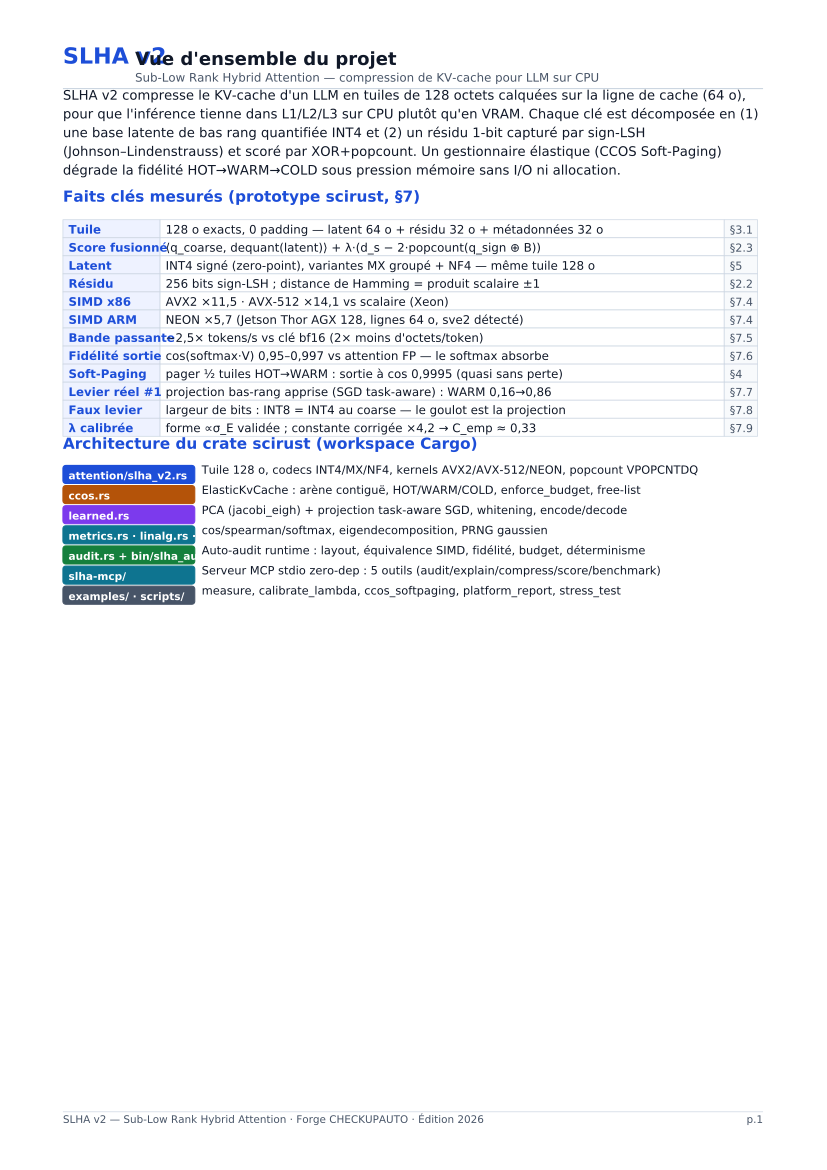

Write the Python code that produced this figure.
#!/usr/bin/env python3
# -*- coding: utf-8 -*-
"""
SLHA v2 — Schéma de principe + logigramme + plan d'amélioration (PDF vectoriel).

Génère docs/SLHAv2_schema_plan.pdf avec reportlab :
  p1  Vue d'ensemble du projet
  p2  Schéma de principe (data-flow d'encodage / score / tuile / Soft-Paging)
  p3  Logigramme (flow d'exécution : encode, budget, score)
  p4+ Plan d'amélioration (axes priorisés + roadmap + grounding littérature)
"""

import os
from reportlab.lib.pagesizes import A4
from reportlab.lib.units import mm
from reportlab.lib import colors
from reportlab.pdfgen import canvas
from reportlab.pdfbase import pdfmetrics
from reportlab.pdfbase.ttfonts import TTFont

# ----------------------------------------------------------------------------
# Fonts: try to register a Unicode TTF so accents + Greek render. Fall back to
# the built-in Helvetica which *is* Latin-1 (covers French accents) — fine.
# ----------------------------------------------------------------------------
def _register_fonts():
    candidates = [
        ("DejaVuSans", "/usr/share/fonts/truetype/dejavu/DejaVuSans.ttf"),
        ("DejaVuSans-Bold", "/usr/share/fonts/truetype/dejavu/DejaVuSans-Bold.ttf"),
    ]
    registered = {}
    for name, path in candidates:
        if os.path.exists(path):
            try:
                pdfmetrics.registerFont(TTFont(name, path))
                registered[name] = path
            except Exception:
                pass
    if "DejaVuSans" in registered and "DejaVuSans-Bold" in registered:
        return "DejaVuSans", "DejaVuSans-Bold"
    return "Helvetica", "Helvetica-Bold"

REG, REGB = _register_fonts()

# ----------------------------------------------------------------------------
# Palette
# ----------------------------------------------------------------------------
INK      = colors.HexColor("#101828")
SUB      = colors.HexColor("#475467")
ACCENT   = colors.HexColor("#1d4ed8")   # blue
ACCENT2  = colors.HexColor("#0e7490")   # teal
HOT      = colors.HexColor("#b45309")   # amber
WARM     = colors.HexColor("#9a3412")   # orange-red
COLD     = colors.HexColor("#475467")   # grey
LATENT   = colors.HexColor("#1d4ed8")
RESID    = colors.HexColor("#7c3aed")   # purple
META     = colors.HexColor("#0e7490")
GREEN    = colors.HexColor("#15803d")
RED      = colors.HexColor("#b91c1c")
PAPER    = colors.HexColor("#ffffff")
PANEL    = colors.HexColor("#f8fafc")
PANEL2   = colors.HexColor("#eef2ff")
GRID     = colors.HexColor("#cbd5e1")

PAGE_W, PAGE_H = A4
MARGIN = 16 * mm

# ----------------------------------------------------------------------------
# Low-level drawing helpers
# ----------------------------------------------------------------------------
class C:
    def __init__(self, path):
        self.c = canvas.Canvas(path, pagesize=A4)
        self.c.setTitle("SLHA v2 — Schéma, logigramme, plan d'amélioration")
        self.c.setAuthor("Forge CHECKUPAUTO")
        self.page = 1

    def _font(self, bold=False, size=10):
        self.c.setFont(REGB if bold else REG, size)

    def text(self, x, y, s, bold=False, size=10, color=INK, align="left"):
        self._font(bold, size)
        self.c.setFillColor(color)
        if align == "left":
            self.c.drawString(x, y, s)
        elif align == "center":
            self.c.drawCentredString(x, y, s)
        elif align == "right":
            self.c.drawRightString(x, y, s)
        return y

    def wraptext(self, x, y, s, max_w, bold=False, size=10, color=INK, leading=None):
        """Naive word-wrap on pixel width. Returns new y (below last line)."""
        if leading is None:
            leading = size * 1.35
        self._font(bold, size)
        self.c.setFillColor(color)
        words = s.split()
        line = ""
        for w in words:
            trial = (line + " " + w).strip()
            if pdfmetrics.stringWidth(trial, REGB if bold else REG, size) <= max_w:
                line = trial
            else:
                self.c.drawString(x, y, line)
                y -= leading
                line = w
        if line:
            self.c.drawString(x, y, line)
            y -= leading
        return y

    def rect(self, x, y, w, h, fill=None, stroke=INK, sw=0.8, radius=0):
        if fill is not None:
            self.c.setFillColor(fill)
        self.c.setStrokeColor(stroke)
        self.c.setLineWidth(sw)
        if radius:
            self.c.roundRect(x, y, w, h, radius, stroke=1, fill=1 if fill is not None else 0)
        else:
            self.c.rect(x, y, w, h, stroke=1, fill=1 if fill is not None else 0)

    def box(self, x, y, w, h, title, sub=None, fill=PANEL, stroke=INK, tcolor=INK,
            scolor=SUB, tsize=9, ssize=7.5, radius=4, sw=0.9):
        self.rect(x, y, w, h, fill=fill, stroke=stroke, sw=sw, radius=radius)
        ty = y + h - tsize - 5
        self.text(x + w / 2, ty, title, bold=True, size=tsize, color=tcolor, align="center")
        if sub:
            self.wraptext_center(x + 4, ty - ssize - 3, w - 8, sub, size=ssize, color=scolor)

    def wraptext_center(self, x, y, max_w, s, bold=False, size=9, color=SUB, leading=None):
        if leading is None:
            leading = size * 1.3
        self._font(bold, size)
        self.c.setFillColor(color)
        words = s.split()
        line = ""
        lines = []
        for w in words:
            trial = (line + " " + w).strip()
            if pdfmetrics.stringWidth(trial, REGB if bold else REG, size) <= max_w:
                line = trial
            else:
                lines.append(line)
                line = w
        if line:
            lines.append(line)
        # draw centered, starting at y going down
        for ln in lines:
            self.c.drawCentredString(x + max_w / 2, y, ln)
            y -= leading
        return y

    def arrow(self, x1, y1, x2, y2, color=INK, sw=1.1, dashed=False, head=5):
        self.c.setStrokeColor(color)
        self.c.setFillColor(color)
        self.c.setLineWidth(sw)
        if dashed:
            self.c.setDash(3, 2)
        self.c.line(x1, y1, x2, y2)
        self.c.setDash()
        # arrowhead
        import math
        ang = math.atan2(y2 - y1, x2 - x1)
        bx, by = x2 - head * math.cos(ang), y2 - head * math.sin(ang)
        left = (bx + head * 0.55 * math.cos(ang + math.pi / 2),
                by + head * 0.55 * math.sin(ang + math.pi / 2))
        right = (bx + head * 0.55 * math.cos(ang - math.pi / 2),
                 by + head * 0.55 * math.sin(ang - math.pi / 2))
        p = self.c.beginPath()
        p.moveTo(x2, y2)
        p.lineTo(*left)
        p.lineTo(*right)
        p.close()
        self.c.drawPath(p, stroke=0, fill=1)

    def diamond(self, cx, cy, w, h, text, fill=PANEL2, stroke=ACCENT, tsize=8.5):
        self.c.setFillColor(fill)
        self.c.setStrokeColor(stroke)
        self.c.setLineWidth(1.0)
        p = self.c.beginPath()
        p.moveTo(cx, cy + h / 2)
        p.lineTo(cx + w / 2, cy)
        p.lineTo(cx, cy - h / 2)
        p.lineTo(cx - w / 2, cy)
        p.close()
        self.c.drawPath(p, stroke=1, fill=1)
        self.wraptext_center(cx - w / 2 + 6, cy - 2, w - 12, text, bold=True,
                             size=tsize, color=INK, leading=tsize * 1.2)

    def header(self, title, subtitle=None):
        top = PAGE_H - MARGIN
        self.text(MARGIN, top, "SLHA v2", bold=True, size=16, color=ACCENT)
        self.text(MARGIN + 52, top - 1, title, bold=True, size=13, color=INK)
        if subtitle:
            self.text(MARGIN + 52, top - 13, subtitle, size=8.5, color=SUB)
        # rule
        self.c.setStrokeColor(GRID)
        self.c.setLineWidth(0.8)
        self.c.line(MARGIN, top - 18, PAGE_W - MARGIN, top - 18)

    def footer(self):
        self.c.setStrokeColor(GRID)
        self.c.setLineWidth(0.5)
        self.c.line(MARGIN, MARGIN - 4, PAGE_W - MARGIN, MARGIN - 4)
        self._font(False, 7.5)
        self.c.setFillColor(SUB)
        self.c.drawString(MARGIN, MARGIN - 12,
                          "SLHA v2 — Sub-Low Rank Hybrid Attention · Forge CHECKUPAUTO · Édition 2026")
        self.c.drawRightString(PAGE_W - MARGIN, MARGIN - 12, f"p.{self.page}")
        self.page += 1

    def showpage(self):
        self.footer()
        self.c.showPage()

    def save(self):
        self.c.save()


# ===========================================================================
# PAGE 1 — Vue d'ensemble
# ===========================================================================
def page_overview(c: C):
    c.header("Vue d'ensemble du projet",
             "Sub-Low Rank Hybrid Attention — compression de KV-cache pour LLM sur CPU")
    x0 = MARGIN
    y = PAGE_H - MARGIN - 26

    intro = ("SLHA v2 compresse le KV-cache d'un LLM en tuiles de 128 octets calquées sur la "
             "ligne de cache (64 o), pour que l'inférence tienne dans L1/L2/L3 sur CPU plutôt "
             "qu'en VRAM. Chaque clé est décomposée en (1) une base latente de bas rang "
             "quantifiée INT4 et (2) un résidu 1-bit capturé par sign-LSH (Johnson–Lindenstrauss) "
             "et scoré par XOR+popcount. Un gestionnaire élastique (CCOS Soft-Paging) dégrade la "
             "fidélité HOT→WARM→COLD sous pression mémoire sans I/O ni allocation.")
    y = c.wraptext(x0, y, intro, PAGE_W - 2 * MARGIN, size=9.5, color=INK, leading=13.5)
    y -= 6

    # Key facts table
    c.text(x0, y, "Faits clés mesurés (prototype scirust, §7)", bold=True, size=11, color=ACCENT)
    y -= 14
    rows = [
        ("Tuile", "128 o exacts, 0 padding — latent 64 o + résidu 32 o + métadonnées 32 o", "§3.1"),
        ("Score fusionné", "⟨q_coarse, dequant(latent)⟩ + λ·(d_s − 2·popcount(q_sign ⊕ B))", "§2.3"),
        ("Latent", "INT4 signé (zero-point), variantes MX groupé + NF4 — même tuile 128 o", "§5"),
        ("Résidu", "256 bits sign-LSH ; distance de Hamming = produit scalaire ±1", "§2.2"),
        ("SIMD x86", "AVX2 ×11,5 · AVX-512 ×14,1 vs scalaire (Xeon)", "§7.4"),
        ("SIMD ARM", "NEON ×5,7 (Jetson Thor AGX 128, lignes 64 o, sve2 détecté)", "§7.4"),
        ("Bande passante", "~2,5× tokens/s vs clé bf16 (2× moins d'octets/token)", "§7.5"),
        ("Fidélité sortie", "cos(softmax·V) 0,95–0,997 vs attention FP — le softmax absorbe", "§7.6"),
        ("Soft-Paging", "pager ½ tuiles HOT→WARM : sortie à cos 0,9995 (quasi sans perte)", "§4"),
        ("Levier réel #1", "projection bas-rang apprise (SGD task-aware) : WARM 0,16→0,86", "§7.7"),
        ("Faux levier", "largeur de bits : INT8 = INT4 au coarse — le goulot est la projection", "§7.8"),
        ("λ calibrée", "forme ∝σ_E validée ; constante corrigée ×4,2 → C_emp ≈ 0,33", "§7.9"),
    ]
    colw = [70, PAGE_W - 2 * MARGIN - 70 - 28, 24]
    for label, val, ref in rows:
        c.rect(x0, y - 12, colw[0], 13, fill=PANEL2, stroke=GRID, sw=0.5)
        c.rect(x0 + colw[0], y - 12, colw[1], 13, fill=PAPER, stroke=GRID, sw=0.5)
        c.rect(x0 + colw[0] + colw[1], y - 12, colw[2], 13, fill=PANEL, stroke=GRID, sw=0.5)
        c.text(x0 + 4, y - 9, label, bold=True, size=8.5, color=ACCENT)
        c.text(x0 + colw[0] + 4, y - 9, val, size=8.5, color=INK)
        c.text(x0 + colw[0] + colw[1] + 4, y - 9, ref, size=8, color=SUB)
        y -= 13
    y -= 8

    # Components map
    c.text(x0, y, "Architecture du crate scirust (workspace Cargo)", bold=True, size=11, color=ACCENT)
    y -= 14
    mods = [
        ("attention/slha_v2.rs", "Tuile 128 o, codecs INT4/MX/NF4, kernels AVX2/AVX-512/NEON, popcount VPOPCNTDQ", LATENT),
        ("ccos.rs", "ElasticKvCache : arène contiguë, HOT/WARM/COLD, enforce_budget, free-list", HOT),
        ("learned.rs", "PCA (jacobi_eigh) + projection task-aware SGD, whitening, encode/decode", RESID),
        ("metrics.rs · linalg.rs · rng.rs", "cos/spearman/softmax, eigendecomposition, PRNG gaussien", META),
        ("audit.rs + bin/slha_audit.rs", "Auto-audit runtime : layout, équivalence SIMD, fidélité, budget, déterminisme", GREEN),
        ("slha-mcp/", "Serveur MCP stdio zero-dep : 5 outils (audit/explain/compress/score/benchmark)", ACCENT2),
        ("examples/ · scripts/", "measure, calibrate_lambda, ccos_softpaging, platform_report, stress_test", SUB),
    ]
    for name, desc, col in mods:
        c.rect(x0, y - 11, 95, 13, fill=col, stroke=col, radius=2)
        c.text(x0 + 4, y - 8, name, bold=True, size=7.6, color=PAPER)
        c.wraptext(x0 + 100, y - 4, desc, PAGE_W - 2 * MARGIN - 100, size=8.2, color=INK, leading=10)
        y -= 14.5

    c.showpage()


# ===========================================================================
# PAGE 2 — Schéma de principe
# ===========================================================================
def page_principle(c: C):
    c.header("Schéma de principe", "Flux de données : encodage clé, chemin requête, score fusionné, tuile, Soft-Paging")
    W = PAGE_W - 2 * MARGIN

    # ---- Encodage d'une clé (gauche) -------------------------------------
    ytop = PAGE_H - MARGIN - 30
    c.text(MARGIN, ytop, "① Encodage d'une clé K_j (par tête n)", bold=True, size=10, color=ACCENT)
    enc_x = MARGIN
    enc_y = ytop - 14
    bw, bh = 92, 16

    boxes_enc = [
        (enc_x, enc_y,            "Vecteur clé K_j ∈ ℝ^d", "d_model (ex. 256-1024)"),
        (enc_x, enc_y - 30,       "Projection bas-rang W_down", "→ h_KV ∈ ℝ^{d_c=128}"),
        (enc_x, enc_y - 60,       "Quantification INT4 (MX/NF4)", "64 o, 8 échelles de groupe"),
        (enc_x, enc_y - 90,       "Reconstruction K_coarse", "W_up,K^(n) · h_KV"),
        (enc_x, enc_y - 122,      "Résidu  E = K_real − K_coarse", "énergie laissée par la base"),
        (enc_x, enc_y - 152,      "Projection JL aléatoire  Z · E", "Z ∈ ℝ^{256×d}, fixe au démarrage"),
        (enc_x, enc_y - 182,      "Signe  B = sign(Z·E) ∈ {±1}^{256}", "→ bitmap 32 o (4×u64)"),
    ]
    for x, yb, t, s in boxes_enc:
        fill = PANEL2 if "INT4" in t else (colors.HexColor("#f3e8ff") if "sign" in t.lower() or "JL" in t or "Résidu" in t else PANEL)
        c.box(x, yb - bh, bw, bh, t, s, fill=fill, tsize=8.5, ssize=7)
    # arrows down
    for i in range(len(boxes_enc) - 1):
        x1, y1 = boxes_enc[i][0] + bw / 2, boxes_enc[i][1] - bh
        x2, y2 = boxes_enc[i + 1][0] + bw / 2, boxes_enc[i + 1][1] - 2
        c.arrow(x1, y1, x2, y2, color=ACCENT, sw=1.2)

    # ---- Chemin requête (droite) -----------------------------------------
    qx = MARGIN + W - bw
    c.text(qx, ytop, "② Chemin requête Q_i (par tête n)", bold=True, size=10, color=ACCENT2)
    boxes_q = [
        (qx, enc_y,            "Requête Q_i ∈ ℝ^d", "même d_model"),
        (qx, enc_y - 30,       "q_coarse = Q·W_up,K^(n)", "∈ ℝ^{128} (espace latent)"),
        (qx, enc_y - 60,       "q_sign = sign(Q · Zᵀ)", "∈ {±1}^{256} → 4×u64"),
    ]
    for x, yb, t, s in boxes_q:
        c.box(x, yb - bh, bw, bh, t, s, fill=colors.HexColor("#ecfeff"), tcolor=ACCENT2, tsize=8.5, ssize=7)
    for i in range(len(boxes_q) - 1):
        x1, y1 = boxes_q[i][0] + bw / 2, boxes_q[i][1] - bh
        x2, y2 = boxes_q[i + 1][0] + bw / 2, boxes_q[i + 1][1] - 2
        c.arrow(x1, y1, x2, y2, color=ACCENT2, sw=1.2)

    # ---- Score fusionné (centre) -----------------------------------------
    sx = MARGIN + W / 2
    sy = enc_y - 95
    sw, sh = 150, 64
    c.rect(sx - sw / 2, sy - sh / 2, sw, sh, fill=colors.HexColor("#fef9c3"),
           stroke=colors.HexColor("#a16207"), sw=1.2, radius=6)
    c.text(sx, sy + sh / 2 - 12, "③ Score fusionné (eq. 2.3)", bold=True, size=9, color=colors.HexColor("#713f12"), align="center")
    c.wraptext_center(sx - sw / 2 + 6, sy + sh / 2 - 24, sw - 12,
                      "coarse = ⟨q_coarse, dequant(latent)⟩", size=8.3, color=INK)
    c.wraptext_center(sx - sw / 2 + 6, sy + sh / 2 - 35, sw - 12,
                      "+ λ·(d_s − 2·popcount(q_sign ⊕ B))", size=8.3, color=RESID, bold=True)
    c.wraptext_center(sx - sw / 2 + 6, sy + sh / 2 - 48, sw - 12,
                      "WARM → terme binaire droppé (λ=0)", size=7.3, color=SUB)
    # arrows from latent (enc box 3) and bitmap (enc box 7) into score
    c.arrow(boxes_enc[2][0] + bw, boxes_enc[2][1] - bh / 2, sx - sw / 2, sy + 6, color=LATENT, sw=1.0)
    c.arrow(boxes_enc[6][0] + bw, boxes_enc[6][1] - bh / 2, sx - sw / 2, sy - 6, color=RESID, sw=1.0)
    # arrows from query side
    c.arrow(boxes_q[1][0], boxes_q[1][1] - bh / 2, sx + sw / 2, sy + 6, color=ACCENT2, sw=1.0)
    c.arrow(boxes_q[2][0], boxes_q[2][1] - bh / 2, sx + sw / 2, sy - 6, color=ACCENT2, sw=1.0)

    # ---- Tuile mémoire (bas) --------------------------------------------
    ty = enc_y - 215
    c.text(MARGIN, ty, "④ Tuile SLHA v2 — 128 octets = 2 lignes de cache (align 64/128)", bold=True, size=10, color=ACCENT)
    ty -= 12
    tile_y = ty - 40
    tile_h = 34
    segs = [
        (64, "Latent INT4  64 o", "d_c=128 → 64 o (1 ligne pleine)", LATENT, PAPER),
        (32, "Résidu 1-bit  32 o", "256 bits = 4×u64 (AVX-512 / NEON)", RESID, PAPER),
        (32, "Métadonnées  32 o", "scale, λ, σ_E, token, pos, head, flags, group_scales", META, PAPER),
    ]
    tx = MARGIN
    total = sum(s[0] for s in segs)
    scale = (W) / total
    for w, label, sub, col, fill in segs:
        pw = w * scale
        c.rect(tx, tile_y, pw, tile_h, fill=fill, stroke=col, sw=1.2)
        c.rect(tx, tile_y + tile_h, pw, 5, fill=col, stroke=col)
        c.wraptext_center(tx + 3, tile_y + tile_h - 10, pw - 6, label, bold=True, size=8, color=col)
        c.wraptext_center(tx + 3, tile_y + tile_h - 22, pw - 6, sub, size=6.6, color=SUB, leading=8)
        tx += pw
    # cache line markers
    c.c.setStrokeColor(GRID)
    c.c.setLineWidth(0.5)
    c.c.setDash(2, 2)
    half = W / 2
    c.c.line(MARGIN + half, tile_y - 3, MARGIN + half, tile_y + tile_h + 8)
    c.c.setDash()
    c.text(MARGIN, tile_y - 10, "ligne 0 (64 o)", size=6.8, color=SUB)
    c.text(MARGIN + half + 2, tile_y - 10, "ligne 1 (64 o)", size=6.8, color=SUB)

    # ---- Soft-Paging (bas droit / bande) --------------------------------
    py = tile_y - 28
    c.text(MARGIN, py, "⑤ CCOS Soft-Paging — élasticité de fidélité sous budget mémoire",
           bold=True, size=10, color=HOT)
    py -= 16
    state_w, state_h = (W - 30) / 3, 46
    states = [
        ("HOT", "latent 4-bit + résidu 1-bit", "128 o · L1/L2", HOT, colors.HexColor("#fffbeb")),
        ("WARM", "latent seul (résidu droppé, λ=0)", "96 o · L3/DRAM (−25 %)", WARM, colors.HexColor("#fff7ed")),
        ("COLD", "slot recyclé (snapshot EventLog)", "0 o · disque chiffré", COLD, colors.HexColor("#f1f5f9")),
    ]
    sxp = MARGIN
    for i, (t, s, f, col, fill) in enumerate(states):
        c.box(sxp, py - state_h, state_w, state_h, t, f"\n{s}", fill=fill, stroke=col, sw=1.3,
              tsize=11, ssize=7.6, tcolor=col, radius=5)
        if i < 2:
            ax = sxp + state_w
            c.arrow(ax + 1, py - state_h / 2, ax + 9, py - state_h / 2, color=HOT, sw=1.4, head=5)
            c.text(ax + 2, py - state_h / 2 + 7, "page_out" if i == 0 else "evict", size=6.6, color=HOT, bold=True)
        sxp += state_w + 15

    c.showpage()


# ===========================================================================
# PAGE 3 — Logigramme (runtime flow)
# ===========================================================================
def page_flowchart(c: C):
    c.header("Logigramme d'exécution", "Boucle de génération : encodage, gestion budget, scoring, dispatch SIMD")
    W = PAGE_W - 2 * MARGIN

    # Swimlane columns
    col_enc = MARGIN + 4
    col_bud = MARGIN + W * 0.40
    col_scr = MARGIN + W * 0.72
    lane_top = PAGE_H - MARGIN - 28

    # lane headers
    for x, t, col in [(col_enc, "Encodage / insertion", LATENT),
                      (col_bud, "Gestion mémoire (CCOS)", HOT),
                      (col_scr, "Scoring & sortie", ACCENT2)]:
        c.c.setFillColor(col)
        c.c.setStrokeColor(col)
        c.c.setLineWidth(0.6)
        c.rect(x - 4, lane_top - 4, W * 0.27, 14, fill=col, stroke=col, radius=3)
        c.text(x + (W * 0.27) / 2 - 4, lane_top - 1, t, bold=True, size=8.6, color=PAPER, align="center")

    # ---------- ENCODAGE lane ----------
    y = lane_top - 26
    proc_w, proc_h = W * 0.27, 22
    enc_steps = [
        "Nouveau jeton → K_j, V_j (par tête)",
        "h_KV = W_down · K_j   (projection bas-rang)",
        "Quantification INT4/MX/NF4 → 64 o",
        "E = K_j − K_coarse ;  B = sign(Z·E)",
        "σ_E, λ = C·σ_E   (calibration §7.9)",
        "insert() → arène, slot réutilisé si COLD",
    ]
    centers_enc = []
    for s in enc_steps:
        c.rect(col_enc - 4, y - proc_h, proc_w, proc_h, fill=PANEL2, stroke=LATENT, sw=0.9, radius=4)
        c.wraptext_center(col_enc - 2, y - 8, proc_w - 4, s, size=7.8, color=INK, leading=8.6)
        centers_enc.append((col_enc + proc_w / 2 - 4, y))
        y -= proc_h + 8
    for i in range(len(centers_enc) - 1):
        c.arrow(centers_enc[i][0], centers_enc[i][1] - proc_h,
                centers_enc[i + 1][0], centers_enc[i + 1][1], color=LATENT, sw=1.0)

    # arrow from encodage last to scoring lane (top) — long curved via budget lane top
    c.arrow(centers_enc[-1][0] + proc_w / 2, centers_enc[-1][1] - proc_h / 2,
            col_bud - 8, lane_top - 8, color=SUB, sw=0.9, dashed=True)

    # ---------- BUDGET lane ----------
    yb = lane_top - 26
    bud_w = W * 0.27
    # decision: live_bytes > budget ?
    c.diamond(col_bud + bud_w / 2 - 4, yb - 26, 70, 30, "live_bytes\n> budget ?", fill=colors.HexColor("#fef3c7"),
              stroke=HOT, tsize=7.6)
    # Non branch -> straight down (no action)
    c.text(col_bud + bud_w / 2 - 4 + 40, yb - 28, "non", size=7, color=GREEN, bold=True)
    # Oui branch -> page out policy
    yb2 = yb - 70
    c.rect(col_bud - 4, yb2 - proc_h, bud_w, proc_h, fill=PANEL, stroke=HOT, sw=0.9, radius=4)
    c.wraptext_center(col_bud - 2, yb2 - 8, bud_w - 4,
                      "page_out HOT→WARM : plus faible σ_E d'abord (LowestImpactFirst)",
                      size=7.4, color=INK, leading=8.4)
    c.text(col_bud + bud_w / 2 - 4 - 40, yb - 30, "oui", size=7, color=HOT, bold=True)
    c.arrow(col_bud + bud_w / 2 - 4, yb - 41, col_bud + bud_w / 2 - 4, yb2, color=HOT, sw=1.0)

    # second decision: still over budget?
    yb3 = yb2 - 44
    c.diamond(col_bud + bud_w / 2 - 4, yb3, 70, 28, "encore\n> budget ?", fill=colors.HexColor("#fee2e2"),
              stroke=RED, tsize=7.6)
    c.arrow(col_bud + bud_w / 2 - 4, yb2 - proc_h, col_bud + bud_w / 2 - 4, yb3 + 14, color=HOT, sw=1.0)

    # evict
    yb4 = yb3 - 50
    c.rect(col_bud - 4, yb4 - proc_h, bud_w, proc_h, fill=colors.HexColor("#fef2f2"), stroke=RED, sw=0.9, radius=4)
    c.wraptext_center(col_bud - 2, yb4 - 8, bud_w - 4,
                      "evict() → COLD : plus ancien d'abord (causal), slot recyclé",
                      size=7.4, color=INK, leading=8.4)
    c.text(col_bud + bud_w / 2 - 4 - 40, yb3 - 4, "oui", size=7, color=RED, bold=True)
    c.arrow(col_bud + bud_w / 2 - 4, yb3 - 14, col_bud + bud_w / 2 - 4, yb4, color=RED, sw=1.0)
    c.text(col_bud + bud_w / 2 - 4 + 40, yb3 - 4, "non", size=7, color=GREEN, bold=True)

    # O(1) masking note
    c.wraptext(col_bud - 4, yb4 - proc_h - 8,
               "page_out = O(1) : zero 32 o + drapeau, sans I/O ni allocation",
               bud_w + 8, size=7, color=SUB, leading=8.5)

    # ---------- SCORING lane ----------
    ys = lane_top - 26
    scr_w = W * 0.27
    scr_steps = [
        "Requête Q_i → q_coarse, q_sign",
        "Pour chaque tuile live (non COLD) :",
    ]
    centers_scr = []
    for s in scr_steps:
        c.rect(col_scr - 4, ys - proc_h, scr_w, proc_h, fill=colors.HexColor("#ecfeff"), stroke=ACCENT2, sw=0.9, radius=4)
        c.wraptext_center(col_scr - 2, ys - 8, scr_w - 4, s, size=7.8, color=INK, leading=8.6)
        centers_scr.append((col_scr + scr_w / 2 - 4, ys))
        ys -= proc_h + 8

    # decision: tile WARM ?
    c.diamond(col_scr + scr_w / 2 - 4, ys - 22, 64, 28, "tile WARM ?", fill=PANEL, stroke=ACCENT2, tsize=7.8)
    ys -= 50
    # yes -> coarse only
    c.rect(col_scr - 4, ys - proc_h, scr_w, proc_h, fill=colors.HexColor("#fff7ed"), stroke=WARM, sw=0.9, radius=4)
    c.wraptext_center(col_scr - 2, ys - 8, scr_w - 4, "score = terme coarse seul (résidu droppé)", size=7.4, color=INK, leading=8.4)
    c.text(col_scr + scr_w / 2 - 4 - 36, ys + 14, "oui", size=7, color=WARM, bold=True)
    c.arrow(col_scr + scr_w / 2 - 4, ys + 22, col_scr + scr_w / 2 - 4, ys, color=WARM, sw=1.0)

    # no -> dispatch SIMD
    ys -= proc_h + 10
    c.text(col_scr + scr_w / 2 - 4 + 36, ys + proc_h + 18, "non", size=7, color=ACCENT2, bold=True)
    c.rect(col_scr - 4, ys - proc_h, scr_w, proc_h, fill=PANEL2, stroke=ACCENT2, sw=0.9, radius=4)
    c.wraptext_center(col_scr - 2, ys - 8, scr_w - 4, "compute_score (HOT) — coarse + λ·résidu", size=7.4, color=INK, leading=8.4)
    ys -= proc_h + 8

    # dispatch box
    disp_h = 34
    c.rect(col_scr - 4, ys - disp_h, scr_w, disp_h, fill=colors.HexColor("#eef2ff"), stroke=ACCENT, sw=1.0, radius=4)
    c.wraptext_center(col_scr - 2, ys - 10, scr_w - 4, "Dispatch SIMD runtime", bold=True, size=7.6, color=ACCENT, leading=8)
    c.wraptext_center(col_scr - 2, ys - 20, scr_w - 4,
                      "AVX-512 VPOPCNTDQ > AVX2 > scalaire  (x86)", size=6.8, color=INK, leading=7.6)
    c.wraptext_center(col_scr - 2, ys - 28, scr_w - 4,
                      "NEON + CNT  (AArch64, sve2 quand stable)", size=6.8, color=INK, leading=7.6)
    ys -= disp_h + 8

    # softmax -> output
    c.rect(col_scr - 4, ys - proc_h, scr_w, proc_h, fill=colors.HexColor("#dcfce7"), stroke=GREEN, sw=0.9, radius=4)
    c.wraptext_center(col_scr - 2, ys - 8, scr_w - 4,
                      "softmax(scores/√d) · V  →  sortie (cos 0,95–0,997)", size=7.2, color=INK, leading=8.2)

    # cross-lane arrow: budget done -> scoring
    c.arrow(col_bud + bud_w - 4, lane_top - 16, col_scr - 6, lane_top - 16, color=SUB, sw=1.0, dashed=True)

    # audit/mcp side note (bottom)
    ny = MARGIN + 26
    c.rect(MARGIN, ny, W, 22, fill=colors.HexColor("#f0fdf4"), stroke=GREEN, sw=0.8, radius=4)
    c.wraptext(MARGIN + 6, ny + 15, "Audit & agent :  slha-audit (layout, équivalence SIMD, fidélité, budget, déterminisme → rapport JSON/MD)  ·  "
               "slha-mcp expose audit/explain/compress/score/benchmark aux LLM-agents.",
               W - 12, size=7.6, color=INK, leading=9)

    c.showpage()


# ===========================================================================
# PAGES 4+ — Plan d'amélioration
# ===========================================================================
# Axes: (id, titre, probleme, levier, papers, priorite, effort, gain_attendu)
# Citations vérifiées (arXiv, 2020-2026) issues de la revue de littérature périphérique.
AXES = [
    ("A1", "Projection bas-rang sur clés PRE-RoPE",
     "Le plafond de fidélité du coarse tient à la projection (§7.8). Or RoPE *mélange* les canaux et "
     "crée des outliers : une projection post-RoPE est structurellement sous-optimale.",
     "Appliquer W_down sur les clés PRE-RoPE (avant rotation), reconstruire puis post-rotater. "
     "ShadowKV montre que les clés pre-RoPE sont *bien* plus low-rank que post-RoPE : c'est "
     "probablement le plus gros gain de fidélité latent disponible, et il explique le goulot mesuré.",
     "ShadowKV (arXiv 2410.21465), KVQuant pre-RoPE (2401.18079).",
     "Critique", "Moyen", "Lève le plafond WARM à la source — explique le goulot « projection » du §7.8."),

    ("A2", "Blanchiment par incohérence Hadamard (QuIP# / Palu)",
     "Le résidu 1-bit perd de la résolution sur directions quasi-orthogonales (Spearman 0,67, §7.1) ; "
     "l'énergie résiduelle est concentrée sur quelques canaux (outliers).",
     "Transformée de Hadamard aléatoire (RHT = Hadamard × diagonale ±1) appliquée à E *et* Q avant "
     "le sign-LSH : « incoherence processing » qui uniformise l'énergie, chaque bit capte autant "
     "d'info, outliers supprimés. FWHT en O(n log n), entrées ±1 (pas de FP mul). Appliquer aussi au latent.",
     "QuIP# (2402.04396), Palu Walsh-Hadamard fused (2407.21118), NSNQuant (2505.18231).",
     "Critique", "Moyen", "Meilleure résolution du résidu + latent ; tombe pile sur le goulot mesuré."),

    ("A3", "Projection entraînée (Cayley orthogonale) + Matryoshka",
     "La SGD task-aware (§7.7) n'est validée que sur données synthétiques, P seule, sans vrai modèle. "
     "MatryoshkaKV confirme que PCA est sous-optimal pour les LLM (non-linéarité).",
     "Fine-tuner W_down/W_up conjointement avec un vrai LLM, paramétrisation Cayley (orthogonale : "
     "produits scalaires préservés par construction), init PCA. Entraînement Matryoshka (rangs "
     "aléatoires) : un seul modèle sert toute l'échelle HOT/WARM. Fusionner W_up dans la projection "
     "de sortie (Palu) pour une reconstruction zéro-coût runtime.",
     "MatryoshkaKV (2410.14731), Palu (2407.21118), StiefAttention (2601.21686), Linformer (2006.04768).",
     "Critique", "Élevé", "Lève le plafond WARM (0,16→0,86 déjà montré) sur vrai modèle ; multi-rang natif."),

    ("A4", "Résidu multi-bit + LSH multi-round (Soft-Paging gradué)",
     "256 bits sign-LSH = 1 bit/hyperplan : modeste. Le résidu est paginé binairement (WARM on/off), "
     "pas gradué. Reformer montre qu'un seul bitmap a un fort taux de faux-négatifs.",
     "(a) Multi-round LSH : 2-3 bitmaps indépendants, vote majoritaire ; (b) résidu additif/RVQ : un "
     "niveau ±1 + un niveau fin sur le sous-espace à forte σ_E. Soft-Paging devient gradué "
     "(HOT2→HOT1→WARM). Codebook partagé pré-calculé (NSNQuant) pour économiser la mémoire résiduelle. "
     "Normalisation shared-QK avant signing (cohérence hash query↔key).",
     "Reformer LSH (2001.04451), RBE/BEBR (1802.06466, 2302.08714), QINCo (ICML 2024), NSNQuant (2505.18231).",
     "Haute", "Moyen", "Fidélité graduée + meilleur HOT à rho élevé ; Soft-Paging plus fin."),

    ("A5", "Éviction informée (heavy-hitters / sinks / observation window)",
     "L'éviction COLD est purement causale (plus ancien d'abord). Or l'attention a des heavy-hitters "
     "et des sinks (premiers tokens) qu'évincer détruit la qualité. σ_E seul ignore l'importance réelle.",
     "Politique d'importance : score cumulé par token (H2O), préservation des attention sinks "
     "(StreamingLLM — pinner les premiers tokens en HOT), fenêtre d'observation pré-décodage (SnapKV) "
     "pour un budget par tête, pyramide par couche (PyramidKV : +de KV en couches basses). σ_E devient "
     "un signal complémentaire, pas seul critère. Profiling par tête une fois (FastGen) ⇒ λ et budget par tête.",
     "H2O (2306.14048), StreamingLLM (2309.17453), SnapKV (2404.14469), PyramidKV (2406.02069), FastGen (2310.01801).",
     "Haute", "Faible", "Moins de dérive sous forte pression ; cohérent avec la pratique LLM 2024-26."),

    ("A6", "Quantification asymétrique K/V (per-channel K, per-token V)",
     "NF4/MX réduisent l'erreur de reconstruction mais le gain end-to-end est marginal (§7.8). KIVI "
     "montre que K et V ont des statistiques *différentes* : K a des outliers par canal, V non.",
     "Traitement asymétrique : latent h_K quantifié par canal, h_V par token. Fenêtre résiduelle FP "
     "glissante (KIVI) comme baseline à comparer au bitmap 1-bit. Extraction des canaux outliers en "
     "FP/sparse (Atom, GEAR) si leur nombre tient dans le budget tuile. Réordonnancement de canaux "
     "pour isoler les outliers (Atom) — compatible avec le tuilage cache.",
     "KIVI (2402.02750), Atom (2310.19102), GEAR (2403.05527), QAQ (2403.04643), AWQ.",
     "Haute", "Moyen", "Réduit l'erreur latent sur vrais modèles ; GEAR = analogie externe du système complet."),

    ("A7", "Validation matérielle réelle (perf + perplexité)",
     "Compteurs de cache (§6.1) et perplexité d'un vrai modèle (§6.3) restent non mesurés (sandbox). "
     "Les ratios SIMD sont indicatifs (banc partagé).",
     "Runner perf stat (L1/L2/LLC misses) sous Debian 13 ; intégrer à un vrai décodeur (greffon "
     "llama.cpp/vLLM) pour TTFT, débit bout-en-bout et Δperplexité HOT/WARM/COLD. slha-audit peut "
     "collecter ces compteurs en CI sur metal. Sans cela, les cibles §6 restent des hypothèses.",
     "Bancs vLLM, perf_event, KV-Runahead.",
     "Haute", "Moyen", "Transforme les hypothèses §6 en résultats ; crédibilité du papier."),

    ("A8", "Pagination KV par blocs (PagedAttention) + prefetch scheduler",
     "L'arène contiguë de ccos.rs recycle des slots mais ne pagine pas par blocs fixes ; pas de "
     "partage de KV entre requêtes (prefix sharing) ni de fragmentation contrôlée.",
     "Tuile 128 o = page naturelle. Tables de pages + mapping logique→physique (relocation HOT→WARM "
     "sans copier le latent), copy-on-write pour prefix sharing multi-requête, prefetch "
     "scheduler-aware (réchauffer les bitmaps droppés depuis la file de jobs). CCOS devient un paged "
     "KV manager au-dessus des tuiles.",
     "vLLM/PagedAttention (2309.06180), AttentionStore (2403.19708), ChunkAttention (2402.15220).",
     "Moyenne", "Moyen", "Multi-requête, partage de préfixe, fragmentation contrôlée — usage serveur."),

    ("A9", "Top-k approx + re-rank two-pass",
     "On score *toutes* les tuiles live. À très long contexte, même 128 o/token coûte.",
     "Passe 1 coarse-only (résidu droppé) pour filtrer un top-k candidat, passe 2 HOT (résidu) pour "
     "reranker. Soft-Paging = filtre naturel : WARM = passe 1, HOT = passe 2. Réduit le travail de "
     "popcount au top-k. ChunkAttention donne le pattern de merge softmax en ligne pour le batching.",
     "Reformer LSH filtering (2001.04451), ScaNN anisotropic + re-rank, ChunkAttention (2402.15220).",
     "Moyenne", "Moyen", "Débit long-contexte ; cohérent avec la sémantique HOT/WARM."),

    ("A10", "LSH appris / anisotrope + normalisation shared-QK",
     "Z est une projection JL Gaussienne *fixe* — sous-optimale pour la distribution réelle des "
     "résidus. Reformer normalise Q/K partagés avant le hash pour la cohérence.",
     "Apprendre Z (ou un codebook binaire) pour maximiser corrélation sign(Z·E) ↔ cos(E, requête), "
     "SGD ou PCA signée, conjoint avec A3. LSH anisotrope (préférence aux voisins de forte similarité, "
     "pas cosinus uniforme). Normaliser Q/K avant signing (cohérence query↔key bitmap).",
     "ScaNN (anisotropic quantization), Reformer shared-QK (2001.04451), BOLT, NSNQuant (2505.18231).",
     "Moyenne", "Moyen", "Meilleur Spearman du cœur binaire (0,67 → ?) sans plus de bits."),

    ("A11", "Chemin SVE2 / scalable vector pour ARM",
     "SVE2 est présent sur la cible Jetson Thor mais non exploité : intrinsèques nightly-only en Rust, "
     "chemin NEON+cnt livré seulement.",
     "Ajouter un chemin SVE2 via asm! manuel (vectorisation scalable) validé *sur appareil* (test "
     "d'équivalence bit-à-bit comme les autres chemins), repli NEON. Surveiller la stabilisation des "
     "intrinsèques core::arch::aarch64.",
     "Spécification ARM SVE2 ; std::simd Rust.",
     "Moyenne", "Élevé", "Gain ARM supplémentaire (largeur de vecteur adaptive) ; route serveur Neoverse."),

    ("A12", "Kernel NF4 LUT + format MX (finition)",
     "La déquant NF4 coûte 21-40 % de la latence (LUT 16 niveaux). Les MX group scales peuvent "
     "déborder. Gain end-to-end NF4 marginal (§7.8) : à ne prioriser qu'après A1-A3.",
     "LUT NF4 en mémoire partagée (Fast NF4 kernel, ~2×). Group scales E8M0 (OCP MX) ou FP8 partagé "
     "asymétrique (AMXFP4) ; Overflow-Aware Scaling (OAS) pour le débordement logiciel. Décision "
     "pilotée par la mesure, comme les codecs existants.",
     "Fast NF4 dequant (2604.02556), AMXFP4 (2411.09909), OAS+MBS (2603.08713), OCP MX (ARITH 2025).",
     "Basse", "Faible", "Accélère le chemin NF4 + robustesse des group scales ; gain fidélité faible."),
]

def page_plan_intro(c: C):
    c.header("Plan d'amélioration", "Axes priorisés · grounding littérature · roadmap")
    W = PAGE_W - 2 * MARGIN
    y = PAGE_H - MARGIN - 26

    intro = ("Le projet a validé la *mécanique* (suite de tests automatisés, équivalences SIMD, Soft-Paging quasi sans "
             "perte, sortie d'attention cos 0,95–0,997) et identifié, par la mesure, ses *vrais* "
             "leviers : la projection bas-rang (A1) et le résidu 1-bit (A2/A3) — la quantification du "
             "latent n'est pas le goulot. Le plan ci-dessous priorise donc la fidélité et la politique "
             "de cache, avant l'optimisation matérielle, et ancre chaque axe dans la littérature "
             "périphérique 2022-2026.")
    y = c.wraptext(MARGIN, y, intro, W, size=9.5, color=INK, leading=13)
    y -= 6

    # priority table header
    c.text(MARGIN, y, "Tableau des axes (priorité / effort)", bold=True, size=11, color=ACCENT)
    y -= 6
    cols = [(28, "ID"), (150, "Axe"), (52, "Priorité"), (42, "Effort"), (W - 28 - 150 - 52 - 42, "Gain attendu")]
    hy = y - 12
    cx = MARGIN
    for w, t in cols:
        c.rect(cx, hy, w, 14, fill=ACCENT, stroke=ACCENT)
        c.text(cx + 3, hy + 4, t, bold=True, size=8.2, color=PAPER)
        cx += w
    y = hy - 2
    pcolor = {"Critique": RED, "Haute": HOT, "Moyenne": ACCENT2, "Basse": SUB}
    for aid, title, _prob, _lev, _papers, prio, eff, gain in AXES:
        cx = MARGIN
        rh = 16
        c.rect(cx, y - rh, cols[0][0], rh, fill=PANEL2, stroke=GRID, sw=0.5)
        c.text(cx + 3, y - rh + 5, aid, bold=True, size=8.2, color=ACCENT)
        cx += cols[0][0]
        c.rect(cx, y - rh, cols[1][0], rh, fill=PAPER, stroke=GRID, sw=0.5)
        c.wraptext(cx + 3, y - rh + 12, title, cols[1][0] - 6, bold=True, size=7.8, color=INK, leading=8.6)
        cx += cols[1][0]
        c.rect(cx, y - rh, cols[2][0], rh, fill=PAPER, stroke=GRID, sw=0.5)
        c.text(cx + 3, y - rh + 5, prio, bold=True, size=7.8, color=pcolor.get(prio, INK))
        cx += cols[2][0]
        c.rect(cx, y - rh, cols[3][0], rh, fill=PAPER, stroke=GRID, sw=0.5)
        c.text(cx + 3, y - rh + 5, eff, size=7.8, color=INK)
        cx += cols[3][0]
        c.rect(cx, y - rh, cols[4][0], rh, fill=PAPER, stroke=GRID, sw=0.5)
        c.wraptext(cx + 3, y - rh + 12, gain, cols[4][0] - 6, size=7.4, color=SUB, leading=8.4)
        y -= rh

    y -= 8
    c.text(MARGIN, y, "Lecture : Critique = lève le plafond de fidélité ; Haute = gain mesurable direct ; "
                       "Moyenne/Basse = optimisation ou validation.", size=8, color=SUB)
    c.showpage()


def page_plan_detail(c: C, start_idx, page_no):
    c.header(f"Plan d'amélioration — détail ({page_no})", "Problème · Levier · Grounding littérature")
    W = PAGE_W - 2 * MARGIN
    y = PAGE_H - MARGIN - 24
    chunk = AXES[start_idx:start_idx + 2]
    for aid, title, prob, lev, papers, prio, eff, gain in chunk:
        # header bar
        c.rect(MARGIN, y - 16, W, 16, fill=ACCENT, stroke=ACCENT, radius=2)
        c.text(MARGIN + 5, y - 12, f"{aid} — {title}", bold=True, size=9.5, color=PAPER)
        c.text(MARGIN + W - 60, y - 12, f"{prio} · effort {eff}", bold=True, size=7.6,
               color=colors.HexColor("#fef9c3"))
        y -= 22
        # problème
        c.text(MARGIN, y, "Problème", bold=True, size=8.2, color=RED)
        y = c.wraptext(MARGIN + 40, y + 1, prob, W - 40, size=8.3, color=INK, leading=10.5) - 2
        # levier
        c.text(MARGIN, y, "Levier", bold=True, size=8.2, color=GREEN)
        y = c.wraptext(MARGIN + 40, y + 1, lev, W - 40, size=8.3, color=INK, leading=10.5) - 2
        # papers
        c.text(MARGIN, y, "Littérature", bold=True, size=8.2, color=ACCENT2)
        y = c.wraptext(MARGIN + 40, y + 1, papers, W - 40, size=8.3, color=ACCENT2, leading=10.5) - 2
        # gain
        c.text(MARGIN, y, "Gain attendu", bold=True, size=8.2, color=HOT)
        y = c.wraptext(MARGIN + 40, y + 1, gain, W - 40, size=8.3, color=INK, leading=10.5) - 2
        y -= 10
        if y < MARGIN + 60:
            c.showpage()
            return True, start_idx + 2
    c.showpage()
    return True, start_idx + 2


def page_roadmap(c: C):
    c.header("Roadmap & honnêteté", "Phases · dépendances · limites assumées")
    W = PAGE_H - 2 * MARGIN  # not used; keep W as page width
    W = PAGE_W - 2 * MARGIN
    y = PAGE_H - MARGIN - 26

    c.text(MARGIN, y, "Phases proposées (12-18 mois)", bold=True, size=11, color=ACCENT)
    y -= 16
    phases = [
        ("Phase 1 — Fidélité (A1, A2, A3)",
         "Entraînement conjoint de la projection + incohérence Hadamard + résidu multi-bit. "
         "Objectif : lever le plafond WARM et graduer le Soft-Paging. Livrable : projection entraînée "
         "sur un petit LLM, banc de fidélité score/sortie/perplexité."),
        ("Phase 2 — Politique de cache (A4, A5, A9)",
         "Éviction informée (heavy-hitters/sinks) + pagination par blocs (PagedAttention) + two-pass "
         "top-k. Objectif : long contexte et multi-requête serveur avec moins de dérive. "
         "Livrable : ElasticKvCache v2 sur tuiles-pages."),
        ("Phase 3 — Validation matérielle (A8, A6)",
         "Intégration greffon llama.cpp/vLLM, perf stat (cache misses), perplexité réelle, chemin SVE2 "
         "validé sur appareil. Objectif : transformer les hypothèses §6 en résultats mesurés."),
        ("Phase 4 — Finition (A7, A10)",
         "Quantification asymétrique/outliers et LSH appris — uniquement après que A1-A3 ont montré "
         "leur plafond. Décisions pilotées par la mesure."),
    ]
    for t, d in phases:
        c.rect(MARGIN, y - 12, W, 12, fill=PANEL2, stroke=GRID, sw=0.5)
        c.text(MARGIN + 4, y - 9, t, bold=True, size=8.6, color=ACCENT)
        y -= 16
        y = c.wraptext(MARGIN + 8, y, d, W - 8, size=8.4, color=INK, leading=10.8) - 6

    # honnêteté / limites
    y -= 4
    c.text(MARGIN, y, "Limites assumées & principes à conserver", bold=True, size=11, color=RED)
    y -= 16
    limits = [
        "Les valeurs §6 (≥85 % cache misses, 3,5-5×, ΔP<0,04) restent des hypothèses tant que A8 n'est pas fait.",
        "Les ratios SIMD sont indicatifs (banc partagé) — mesurer les vôtres ; ne pas les présenter comme résultats.",
        "Ne pas réintroduire un faux levier (largeur de bits) : la projection est le goulot, mesuré (§7.8).",
        "Tuile 128 o et invariant zéro-padding sont l'actif matériel — toute évolution doit préserver l'alignement cache.",
        "Toute technique empruntée (Hadamard, RVQ, heavy-hitters) doit être validée par test d'équivalence + banc, "
        "comme les chemins SIMD existants — pas ajoutée sur foi de la littérature.",
    ]
    for s in limits:
        y = c.wraptext(MARGIN + 6, y, "• " + s, W - 6, size=8.4, color=INK, leading=10.8) - 3

    c.showpage()


# ===========================================================================
# Main
# ===========================================================================
def main():
    out = os.path.join(os.path.dirname(__file__), "SLHAv2_schema_plan.pdf")
    c = C(out)
    page_overview(c)
    page_principle(c)
    page_flowchart(c)
    page_plan_intro(c)
    # detail pages, 2 axes each
    idx = 0
    pno = 1
    while idx < len(AXES):
        _, idx = page_plan_detail(c, idx, pno)
        pno += 1
    page_roadmap(c)
    c.save()
    print(f"wrote {out}  ({os.path.getsize(out)} bytes)")


if __name__ == "__main__":
    main()
